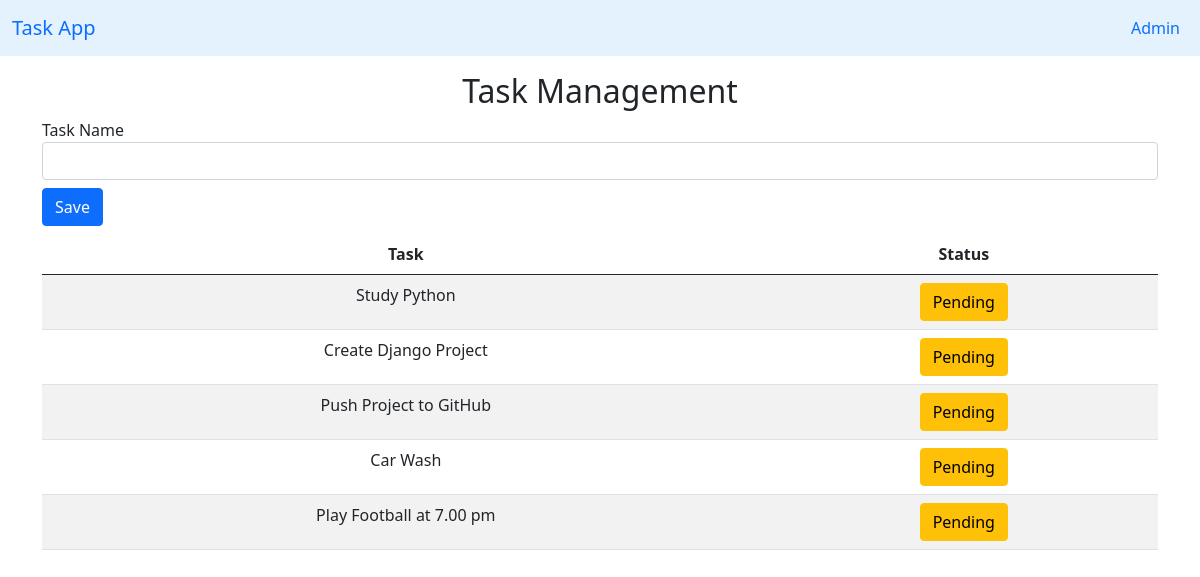
The page / on the database its author committed.
### taskapp/models.py (models this page shows)
class Task(models.Model):
    name = models.CharField(max_length=50)
    status = models.BooleanField(default=False) # ให้ค่าเริ่มต้นเป็น fault

### taskapp/views.py (the view)
# urls.py: urlpatterns = [path('',views.index),
def index(request):
    if request.method == "POST":
        name = request.POST["name"]
        if name == "":
            messages.warning(request, "Please Insert Task Name")
            return redirect("/")
        else:
            task = Task.objects.create(name = name) # เอามาแต่ชื่อ
            task.save()
            messages.success(request, "Saved Successfully")
            return redirect("/")
    else :
        all_task = Task.objects.all()  # ดึงข้อมูลทั้งหมดมา
        return render(request, "index.html", {"all_task": all_task})

### taskapp/templates/index.html (shortened to what this page needs)
{% extends "base.html" %}
{% block content%}
    <h2 class="text-center">Task Management</h2>
    <form method="POST">
        <div class="form-group">
            <label for="name">Task Name</label>
            <input type="text" class="form-control" name="name"></input>
        </div>
        <button type="submit" class="btn btn-primary my-2">Save</button>
    </form>
      <table class="table table-striped">
        <thead>
          <tr>
            <th class="text-center">Task</th>
            <th class="text-center">Status</th>
          </tr>
        </thead>
        <tbody>
            {% for task in all_task %}
                {% if task.status %}
                <tr>
                    <td class="text-center">{{task.name}}</td>
                    <td class="text-center"><a href="{% url 'pending' task.id %}" class="btn btn-success">Done</a></td>
                </tr>
                {% else %}
                <tr>
                    <td class="text-center">{{task.name}}</td>
                    <td class="text-center"><a href="{% url 'completed' task.id %}" class="btn btn-warning">Pending</a></td>
                </tr>
                {% endif%}
            {% endfor%}
        </tbody>
{% endblock %}

### rows shown on the page
Task: name "Study Python"
Task: name "Create Django Project"
Task: name "Push Project to GitHub"
Task: name "Car Wash"
Task: name "Play Football at 7.00 pm"
